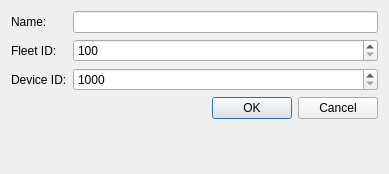
<?xml version="1.0" encoding="UTF-8"?>
<ui version="4.0">
 <class>AddDialog</class>
 <widget class="QDialog" name="AddDialog">
  <property name="geometry">
   <rect>
    <x>0</x>
    <y>0</y>
    <width>389</width>
    <height>174</height>
   </rect>
  </property>
  <property name="windowTitle">
   <string>Add Radio</string>
  </property>
  <layout class="QFormLayout" name="formLayout">
   <item row="0" column="0">
    <widget class="QLabel" name="nameLabel">
     <property name="text">
      <string>Name:</string>
     </property>
    </widget>
   </item>
   <item row="0" column="1">
    <widget class="QLineEdit" name="nameField">
     <property name="statusTip">
      <string>An informal name for the radio, i.e. 'Truck Radio'.</string>
     </property>
    </widget>
   </item>
   <item row="1" column="0">
    <widget class="QLabel" name="fleetIdLabel">
     <property name="text">
      <string>Fleet ID:</string>
     </property>
    </widget>
   </item>
   <item row="2" column="0">
    <widget class="QLabel" name="deviceIdLabel">
     <property name="text">
      <string>Device ID:</string>
     </property>
    </widget>
   </item>
   <item row="3" column="0" colspan="2">
    <widget class="QDialogButtonBox" name="buttonBox">
     <property name="orientation">
      <enum>Qt::Horizontal</enum>
     </property>
     <property name="standardButtons">
      <set>QDialogButtonBox::Cancel|QDialogButtonBox::Ok</set>
     </property>
    </widget>
   </item>
   <item row="1" column="1">
    <widget class="QSpinBox" name="fleetIdspinBox">
     <property name="minimum">
      <number>100</number>
     </property>
     <property name="maximum">
      <number>349</number>
     </property>
    </widget>
   </item>
   <item row="2" column="1">
    <widget class="QSpinBox" name="deviceIdspinBox">
     <property name="minimum">
      <number>1000</number>
     </property>
     <property name="maximum">
      <number>4999</number>
     </property>
    </widget>
   </item>
  </layout>
 </widget>
 <resources/>
 <connections>
  <connection>
   <sender>buttonBox</sender>
   <signal>accepted()</signal>
   <receiver>AddDialog</receiver>
   <slot>accept()</slot>
   <hints>
    <hint type="sourcelabel">
     <x>248</x>
     <y>254</y>
    </hint>
    <hint type="destinationlabel">
     <x>157</x>
     <y>274</y>
    </hint>
   </hints>
  </connection>
  <connection>
   <sender>buttonBox</sender>
   <signal>rejected()</signal>
   <receiver>AddDialog</receiver>
   <slot>reject()</slot>
   <hints>
    <hint type="sourcelabel">
     <x>316</x>
     <y>260</y>
    </hint>
    <hint type="destinationlabel">
     <x>286</x>
     <y>274</y>
    </hint>
   </hints>
  </connection>
 </connections>
</ui>
